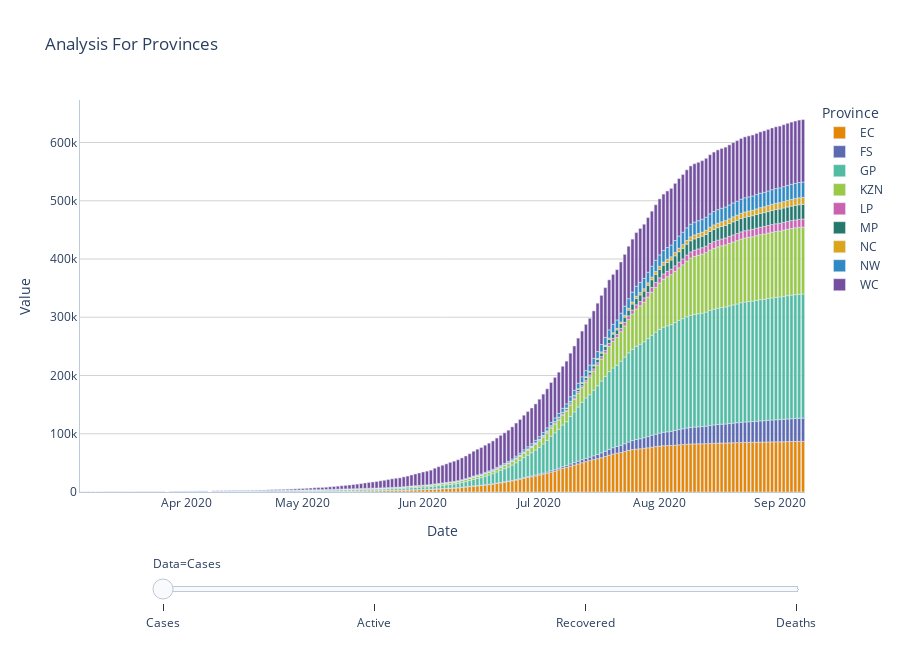

Here is the notebook cell this chart was saved with:
### Markdown cell above
## Plot analysis for provinces

### Code cell
fig_analysis_prov = px.bar(analysis_states, title='Analysis For Provinces',
             x='Date', y='Value', color='Province', animation_frame='Data',
             barmode='relative', color_discrete_sequence=colour_series)

fig_analysis_prov.update_layout(plot_bgcolor="#FFF",hovermode="x", height=650)
fig_analysis_prov.update_xaxes(linecolor="#BCCCDC")
fig_analysis_prov.update_yaxes(linecolor="#BCCCDC", gridcolor='#D3D3D3')

fig_analysis_prov.update_traces(hovertemplate=template_h)
fig_analysis_prov["layout"].pop("updatemenus") # remove play controls
fig_analysis_prov.show()
#plot_analsysis_prov = plot(fig_analysis_prov, output_type='div', include_plotlyjs=False, auto_play=False)

### Figure 1 — Plotly figure (JSON) as saved in the notebook; plotly's stock layout.template omitted (floating-point values rounded to 4 significant figures; data arrays with more than 128 entries replaced by an {"elided": "..."} marker saying what was removed)
{"data": [{"alignmentgroup": "True", "hovertemplate": "%{y}", "legendgroup": "EC", "marker": {"color": "rgb(229, 134, 6)"}, "name": "EC", "offsetgroup": "EC", "orientation": "v", "showlegend": true, "textposition": "auto", "type": "bar", "x": {"elided": "187 str values"}, "xaxis": "x", "y": {"elided": "187 int values"}, "yaxis": "y"}, {"alignmentgroup": "True", "hovertemplate": "%{y}", "legendgroup": "FS", "marker": {"color": "rgb(93, 105, 177)"}, "name": "FS", "offsetgroup": "FS", "orientation": "v", "showlegend": true, "textposition": "auto", "type": "bar", "x": {"elided": "187 str values"}, "xaxis": "x", "y": {"elided": "187 int values"}, "yaxis": "y"}, {"alignmentgroup": "True", "hovertemplate": "%{y}", "legendgroup": "GP", "marker": {"color": "rgb(82, 188, 163)"}, "name": "GP", "offsetgroup": "GP", "orientation": "v", "showlegend": true, "textposition": "auto", "type": "bar", "x": {"elided": "187 str values"}, "xaxis": "x", "y": {"elided": "187 int values"}, "yaxis": "y"}, {"alignmentgroup": "True", "hovertemplate": "%{y}", "legendgroup": "KZN", "marker": {"color": "rgb(153, 201, 69)"}, "name": "KZN", "offsetgroup": "KZN", "orientation": "v", "showlegend": true, "textposition": "auto", "type": "bar", "x": {"elided": "187 str values"}, "xaxis": "x", "y": {"elided": "187 int values"}, "yaxis": "y"}, {"alignmentgroup": "True", "hovertemplate": "%{y}", "legendgroup": "LP", "marker": {"color": "rgb(204, 97, 176)"}, "name": "LP", "offsetgroup": "LP", "orientation": "v", "showlegend": true, "textposition": "auto", "type": "bar", "x": {"elided": "187 str values"}, "xaxis": "x", "y": {"elided": "187 int values"}, "yaxis": "y"}, {"alignmentgroup": "True", "hovertemplate": "%{y}", "legendgroup": "MP", "marker": {"color": "rgb(36, 121, 108)"}, "name": "MP", "offsetgroup": "MP", "orientation": "v", "showlegend": true, "textposition": "auto", "type": "bar", "x": {"elided": "187 str values"}, "xaxis": "x", "y": {"elided": "187 int values"}, "yaxis": "y"}, {"alignmentgroup": "True", "hovertemplate": "%{y}", "legendgroup": "NC", "marker": {"color": "rgb(218, 165, 27)"}, "name": "NC", "offsetgroup": "NC", "orientation": "v", "showlegend": true, "textposition": "auto", "type": "bar", "x": {"elided": "187 str values"}, "xaxis": "x", "y": {"elided": "187 int values"}, "yaxis": "y"}, {"alignmentgroup": "True", "hovertemplate": "%{y}", "legendgroup": "NW", "marker": {"color": "rgb(47, 138, 196)"}, "name": "NW", "offsetgroup": "NW", "orientation": "v", "showlegend": true, "textposition": "auto", "type": "bar", "x": {"elided": "187 str values"}, "xaxis": "x", "y": {"elided": "187 int values"}, "yaxis": "y"}, {"alignmentgroup": "True", "hovertemplate": "%{y}", "legendgroup": "WC", "marker": {"color": "rgb(118, 78, 159)"}, "name": "WC", "offsetgroup": "WC", "orientation": "v", "showlegend": true, "textposition": "auto", "type": "bar", "x": {"elided": "187 str values"}, "xaxis": "x", "y": {"elided": "187 int values"}, "yaxis": "y"}], "layout": {"barmode": "relative", "height": 650, "hovermode": "x", "legend": {"title": {"text": "Province"}, "tracegroupgap": 0}, "plot_bgcolor": "#FFF", "sliders": [{"active": 0, "currentvalue": {"prefix": "Data="}, "len": 0.9, "pad": {"b": 10, "t": 60}, "steps": [{"args": [["Cases"], {"frame": {"duration": 0, "redraw": true}, "fromcurrent": true, "mode": "immediate", "transition": {"duration": 0, "easing": "linear"}}], "label": "Cases", "method": "animate"}, {"args": [["Active"], {"frame": {"duration": 0, "redraw": true}, "fromcurrent": true, "mode": "immediate", "transition": {"duration": 0, "easing": "linear"}}], "label": "Active", "method": "animate"}, {"args": [["Recovered"], {"frame": {"duration": 0, "redraw": true}, "fromcurrent": true, "mode": "immediate", "transition": {"duration": 0, "easing": "linear"}}], "label": "Recovered", "method": "animate"}, {"args": [["Deaths"], {"frame": {"duration": 0, "redraw": true}, "fromcurrent": true, "mode": "immediate", "transition": {"duration": 0, "easing": "linear"}}], "label": "Deaths", "method": "animate"}], "x": 0.1, "xanchor": "left", "y": 0, "yanchor": "top"}], "title": {"text": "Analysis For Provinces"}, "xaxis": {"anchor": "y", "domain": [0, 1], "linecolor": "#BCCCDC", "title": {"text": "Date"}}, "yaxis": {"anchor": "x", "domain": [0, 1], "gridcolor": "#D3D3D3", "linecolor": "#BCCCDC", "title": {"text": "Value"}}}}
